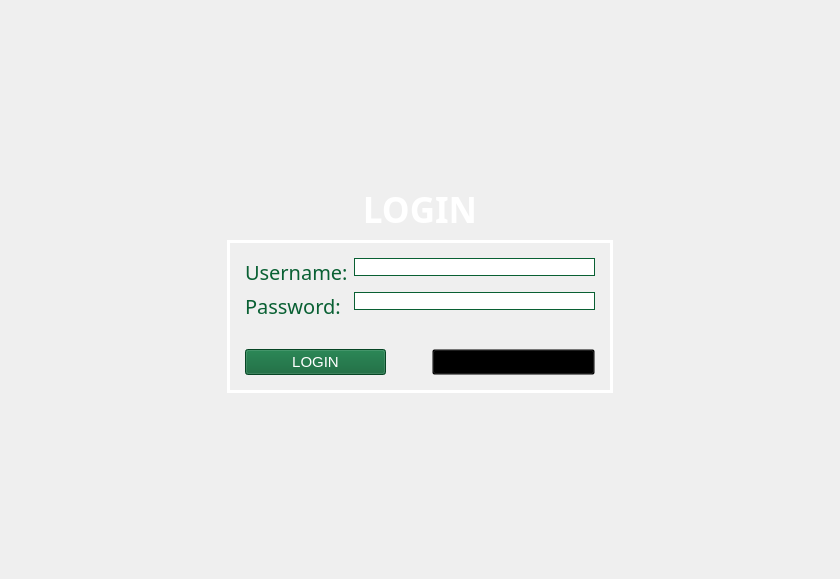
<?xml version="1.0" encoding="UTF-8"?>
<ui version="4.0">
 <class>MainWindow</class>
 <widget class="QMainWindow" name="MainWindow">
  <property name="geometry">
   <rect>
    <x>0</x>
    <y>0</y>
    <width>840</width>
    <height>579</height>
   </rect>
  </property>
  <property name="windowTitle">
   <string>MainWindow</string>
  </property>
  <widget class="QWidget" name="centralwidget">
   <property name="styleSheet">
    <string notr="true">.QLineEdit{
border: 1px solid #096033;
}

.QLabel{
font-family: DM Sans;
font-size: 20px;
}

#centralwidget{
background-image:url(:/Assets/images/background_blurred_10_16.png);
background-repeat:no-repeat;
background-position:center;

height:700px;
width:100%;
}

#widget_2{
border: 3px solid white;
}

#label{
color: white;
font-family: DM Sans;
font-weight: bold;
font-size: 35px;
}

#label_2,#label_3{
color: #096033
}

#forgotpass_btn{
background-color: rgba(0,0,0,0);
font-size: 15px;
}

#login_btn{
background-color: #096033;
color: white;
font-size: 15px;
}



</string>
   </property>
   <layout class="QHBoxLayout" name="horizontalLayout">
    <item>
     <spacer name="horizontalSpacer">
      <property name="orientation">
       <enum>Qt::Horizontal</enum>
      </property>
      <property name="sizeType">
       <enum>QSizePolicy::MinimumExpanding</enum>
      </property>
      <property name="sizeHint" stdset="0">
       <size>
        <width>200</width>
        <height>20</height>
       </size>
      </property>
     </spacer>
    </item>
    <item>
     <widget class="QWidget" name="widget" native="true">
      <layout class="QVBoxLayout" name="verticalLayout">
       <item>
        <spacer name="verticalSpacer">
         <property name="orientation">
          <enum>Qt::Vertical</enum>
         </property>
         <property name="sizeType">
          <enum>QSizePolicy::Fixed</enum>
         </property>
         <property name="sizeHint" stdset="0">
          <size>
           <width>20</width>
           <height>150</height>
          </size>
         </property>
        </spacer>
       </item>
       <item>
        <spacer name="verticalSpacer_3">
         <property name="orientation">
          <enum>Qt::Vertical</enum>
         </property>
         <property name="sizeHint" stdset="0">
          <size>
           <width>20</width>
           <height>40</height>
          </size>
         </property>
        </spacer>
       </item>
       <item>
        <widget class="QLabel" name="label">
         <property name="sizePolicy">
          <sizepolicy hsizetype="Preferred" vsizetype="Minimum">
           <horstretch>0</horstretch>
           <verstretch>0</verstretch>
          </sizepolicy>
         </property>
         <property name="text">
          <string>LOGIN</string>
         </property>
         <property name="alignment">
          <set>Qt::AlignCenter</set>
         </property>
        </widget>
       </item>
       <item>
        <widget class="QWidget" name="widget_2" native="true">
         <layout class="QVBoxLayout" name="verticalLayout_2">
          <item>
           <widget class="QWidget" name="widget_3" native="true">
            <layout class="QGridLayout" name="gridLayout">
             <item row="2" column="0">
              <spacer name="horizontalSpacer_4">
               <property name="orientation">
                <enum>Qt::Horizontal</enum>
               </property>
               <property name="sizeType">
                <enum>QSizePolicy::Fixed</enum>
               </property>
               <property name="sizeHint" stdset="0">
                <size>
                 <width>350</width>
                 <height>5</height>
                </size>
               </property>
              </spacer>
             </item>
             <item row="1" column="0">
              <layout class="QFormLayout" name="formLayout">
               <item row="1" column="0">
                <widget class="QLabel" name="label_2">
                 <property name="text">
                  <string>Username:</string>
                 </property>
                </widget>
               </item>
               <item row="2" column="0">
                <widget class="QLabel" name="label_3">
                 <property name="text">
                  <string>Password:</string>
                 </property>
                </widget>
               </item>
               <item row="1" column="1">
                <widget class="QLineEdit" name="userLE"/>
               </item>
               <item row="2" column="1">
                <widget class="QLineEdit" name="passwordLE"/>
               </item>
              </layout>
             </item>
            </layout>
           </widget>
          </item>
          <item>
           <widget class="QWidget" name="widget_4" native="true">
            <layout class="QHBoxLayout" name="horizontalLayout_2">
             <item>
              <widget class="QPushButton" name="login_btn">
               <property name="text">
                <string>LOGIN</string>
               </property>
               <property name="checkable">
                <bool>false</bool>
               </property>
              </widget>
             </item>
             <item>
              <spacer name="horizontalSpacer_3">
               <property name="orientation">
                <enum>Qt::Horizontal</enum>
               </property>
               <property name="sizeType">
                <enum>QSizePolicy::Fixed</enum>
               </property>
               <property name="sizeHint" stdset="0">
                <size>
                 <width>40</width>
                 <height>20</height>
                </size>
               </property>
              </spacer>
             </item>
             <item>
              <widget class="QPushButton" name="forgotpass_btn">
               <property name="font">
                <font>
                 <pointsize>-1</pointsize>
                 <underline>true</underline>
                </font>
               </property>
               <property name="text">
                <string>FORGOT PASSWORD</string>
               </property>
              </widget>
             </item>
            </layout>
           </widget>
          </item>
         </layout>
        </widget>
       </item>
       <item>
        <spacer name="verticalSpacer_4">
         <property name="orientation">
          <enum>Qt::Vertical</enum>
         </property>
         <property name="sizeHint" stdset="0">
          <size>
           <width>20</width>
           <height>40</height>
          </size>
         </property>
        </spacer>
       </item>
       <item>
        <spacer name="verticalSpacer_2">
         <property name="orientation">
          <enum>Qt::Vertical</enum>
         </property>
         <property name="sizeType">
          <enum>QSizePolicy::Fixed</enum>
         </property>
         <property name="sizeHint" stdset="0">
          <size>
           <width>20</width>
           <height>150</height>
          </size>
         </property>
        </spacer>
       </item>
      </layout>
     </widget>
    </item>
    <item>
     <spacer name="horizontalSpacer_2">
      <property name="orientation">
       <enum>Qt::Horizontal</enum>
      </property>
      <property name="sizeType">
       <enum>QSizePolicy::MinimumExpanding</enum>
      </property>
      <property name="sizeHint" stdset="0">
       <size>
        <width>200</width>
        <height>20</height>
       </size>
      </property>
     </spacer>
    </item>
   </layout>
  </widget>
 </widget>
 <resources>
  <include location="assets/login.qrc"/>
 </resources>
 <connections/>
</ui>
